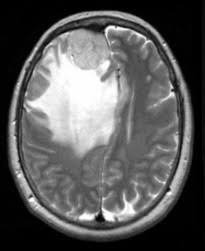
#> input picture pred/pred5.jpg, 205 x 251 px, found by its file name
$ jupyter execute test2.ipynb
#> lines starting #> are read from the running program, lines starting #| are printed output that depends on the picture; long printed decimals are rounded
[cell 1]
from skimage import img_as_float
from skimage.metrics import peak_signal_noise_ratio
from matplotlib import pyplot as plt
from skimage import io
from scipy import ndimage as nd

# Read the noisy image
noisy_img = img_as_float(io.imread("pred\pred5.jpg"))
#> noisy_img: shape (251, 205, 3) float64; min 0, max 1, mean 0.355

# Need to convert to float as we will be doing math on the array
# Also, most skimage functions need float numbers
ref_img = img_as_float(io.imread("pred\pred5.jpg"))

# Apply Gaussian filter
gaussian_img = nd.gaussian_filter(noisy_img, sigma=0.5)

# Display the images
plt.figure(figsize=(10, 5))

plt.subplot(1, 2, 1)
plt.imshow(noisy_img, cmap='gray')
plt.title('Input Noisy Image')
plt.axis('off')

plt.subplot(1, 2, 2)
plt.imshow(gaussian_img, cmap='gray')
plt.title('Gaussian Filtered Image')
plt.axis('off')

plt.show()
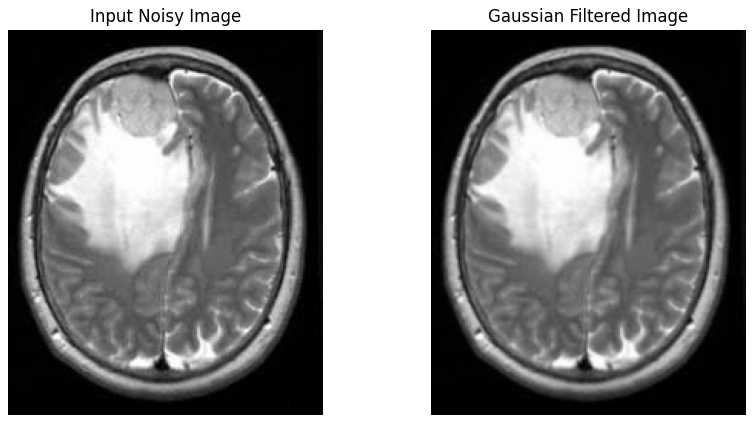
#> figure drawn by matplotlib, 2 panels

# Save the denoised image
plt.imsave("m_new.jpg", gaussian_img, cmap='gray')

# Calculate PSNR
noise_psnr = peak_signal_noise_ratio(ref_img, noisy_img)
#> noise_psnr = inf
gaussian_cleaned_psnr = peak_signal_noise_ratio(ref_img, gaussian_img)
#> gaussian_cleaned_psnr = 41.96

print("PSNR of input noisy image = ", noise_psnr)
#| PSNR of input noisy image =  inf
print("PSNR of cleaned image = ", gaussian_cleaned_psnr)
#| PSNR of cleaned image =  41.965

[cell 2]
from scipy import ndimage

# Apply Sobel edge detection
sobel_img = ndimage.sobel(gaussian_img)
#> sobel_img: shape (251, 205, 3) float64; every value is 0
plt.imshow(sobel_img, cmap='gray')


# plt.imsave("m_new.jpg", gaussian_img, cmap='gray')


$ run again, with pred/pred0.jpg copied over pred/pred5.jpg
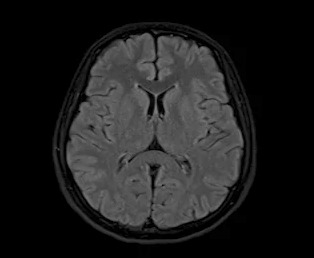
#> input picture pred/pred0.jpg, 314 x 258 px, found by its file name
#> `plt.show()`:
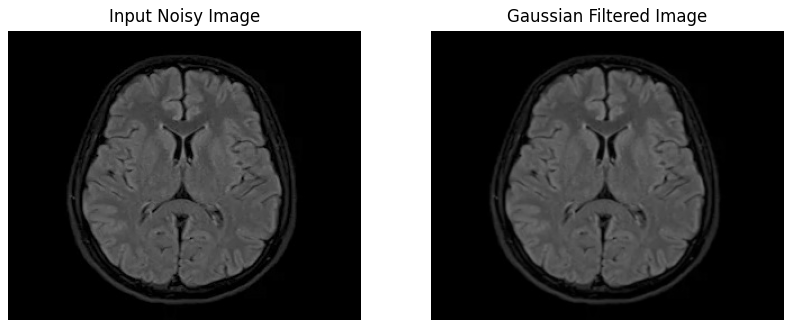
#> figure drawn by matplotlib, 2 panels
#> noise_psnr = inf
#> gaussian_cleaned_psnr = 46.54
#| PSNR of input noisy image =  inf
#| PSNR of cleaned image =  46.537
#> sobel_img: shape (258, 314, 3) float64; every value is 0

$ run again, with pred/pred1.jpg copied over pred/pred5.jpg
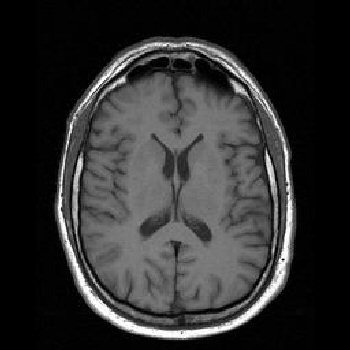
#> input picture pred/pred1.jpg, 350 x 350 px, found by its file name
#> `plt.show()`:
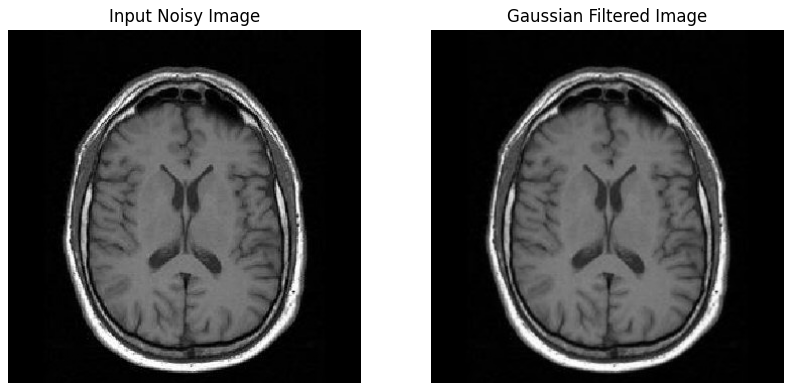
#> figure drawn by matplotlib, 2 panels
#> noise_psnr = inf
#> gaussian_cleaned_psnr = 38.1
#| PSNR of input noisy image =  inf
#| PSNR of cleaned image =  38.102
#> sobel_img: shape (350, 350, 3) float64; every value is 0

$ run again, with pred/pred10.jpg copied over pred/pred5.jpg
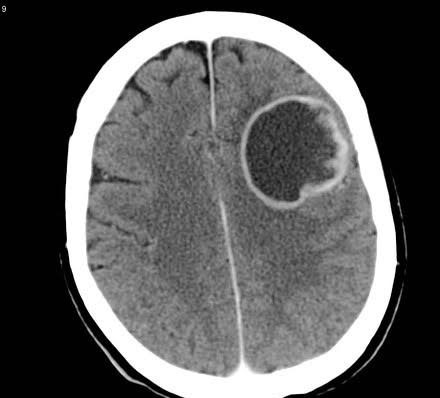
#> input picture pred/pred10.jpg, 440 x 398 px, found by its file name
#> `plt.show()`:
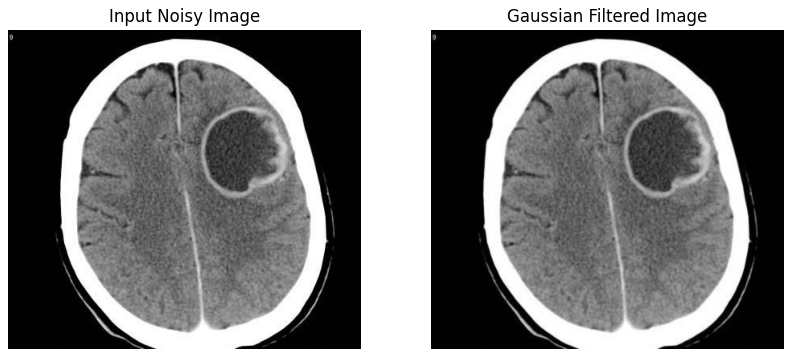
#> figure drawn by matplotlib, 2 panels
#> noise_psnr = inf
#> gaussian_cleaned_psnr = 40.42
#| PSNR of input noisy image =  inf
#| PSNR of cleaned image =  40.420
#> sobel_img: shape (398, 440, 3) float64; every value is 0
